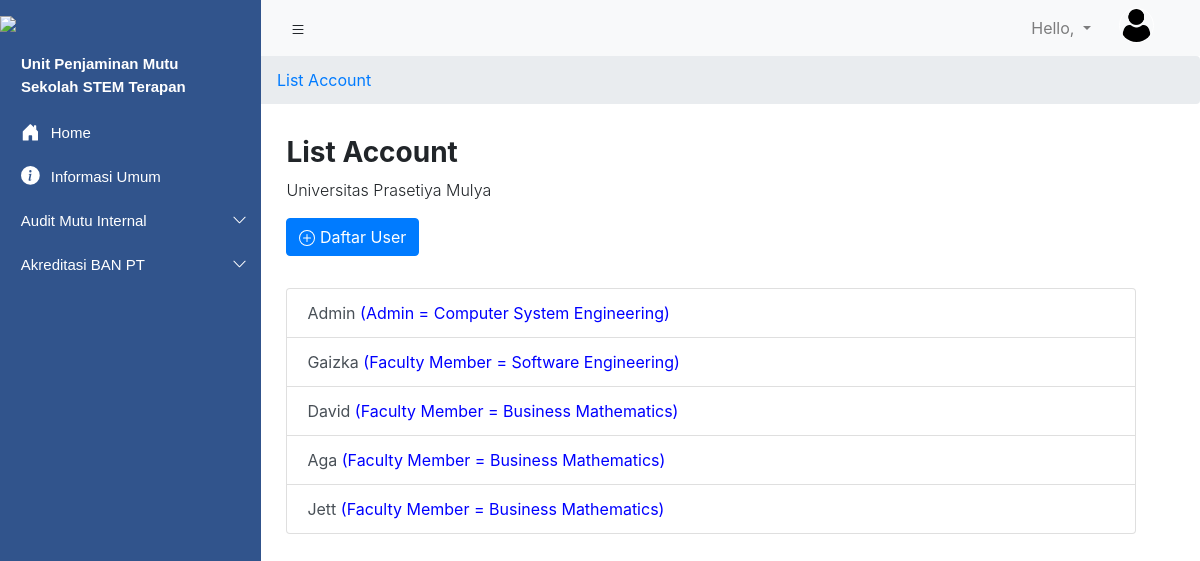
The app's page /akun/, older data.
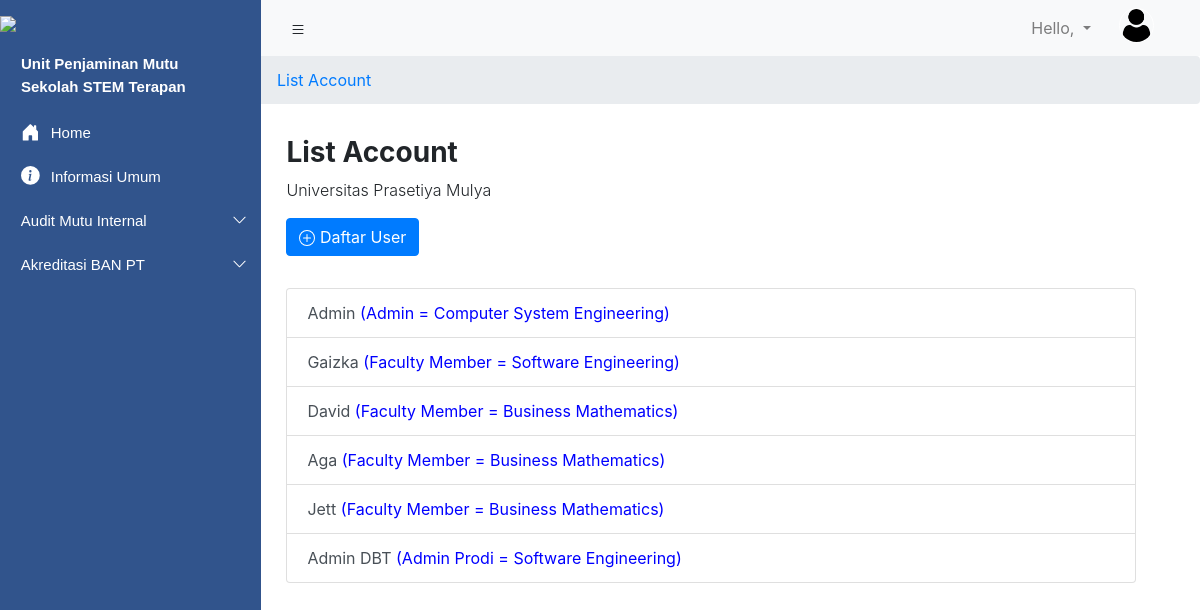
The same page, newer data.
### Accounts/models.py (models this page shows)
class User(AbstractUser):
    prodi = models.ForeignKey(ProgramStudi, models.SET_NULL, blank=True, null=True, default=None)
    role_list = (
        ('Admin', 'Admin'),
        ('Admin Prodi', 'Admin Prodi'),
        ('Faculty Member', 'Faculty Member'),
        ('Professional Staf', 'Professional Staf')
    )
    roles = models.CharField(choices=role_list, max_length=40)
    profile_picture = models.ImageField(null=True, blank=True)
    objects = UserManager

class ProgramStudi(models.Model):
    nama_prodi = models.CharField(max_length=200)
    def __str__(self):
        return self.nama_prodi

### Accounts/views.py (the view)
# urls.py: path('akun/', akun.as_view(), name='akun'),
class akun(ListView):
    model = get_user_model()
    def get_context_data(self, **kwargs):
        context = super().get_context_data(**kwargs)
        return context

### Templates/Accounts/user_list.html (shortened to what this page needs)
{% extends 'main.html' %}
{% block content %}
<section>
  <nav aria-label="breadcrumb">
      <ol class="breadcrumb">
        <li class="breadcrumb-item"><a href="">List Account</a></li>
      </ol>
  </nav>
</section>
  <section class="page-title" style="margin-left: 17.9rem; ">
      <h3 class="font-weight-bold">List Account</h3>
      <p class="font-weight-light">Universitas Prasetiya Mulya</p>
      <a class="btn btn-primary" href="{% url 'register' %}">
          Daftar User
      </a>
  </section>
  <section class="page-title" style="margin-left: 17.9rem; margin-right: 4rem;">
    <div class="list-group">
      {%for item in object_list%}
        <a type="button" class="list-group-item list-group-item-action button" href="#">
          {{item.first_name}} <span style="color:blue">({{item.roles}} = {{item.prodi}})</span>
        </a>
      {%endfor%}
    </div>
  </section>
{% endblock %}

Row changes from the older to the newer data that the page shows:
added User: first_name "Admin DBT", roles "Admin Prodi", prodi "Software Engineering"
